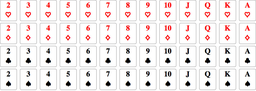
#> input picture Template Matching by Cross Coorelation/img/img.png, 256 x 91 px, shrunk from 938 x 333 before the run, found by its file name
$ python main.py
#> lines starting #> are read from the running program, lines starting #| are printed output that depends on the picture; after the words box and inside, x2 and y2 are one past the last pixel; in counts of white or black regions, pixels touching at a corner belong together
### [ASSIGNMENT#08] Binary Image and Morphology/thresholding.py
from unittest import result
import numpy as np
import sys
from tqdm import tqdm

def otsu(img):
    hist = img.flatten()
    thresholds = list(set(hist))
    intra_class_var = sys.maxsize
    threshold = 0
    for i in tqdm(range(1, len(thresholds)), desc='Finding good threshold'):
        class1 = hist[np.where(hist<thresholds[i])]
        class2 = hist[np.where(hist>=thresholds[i])]
        var1 = np.var(class1)
        var2 = np.var(class2)
        if intra_class_var > len(class1)*var1+len(class2)*var2:
            intra_class_var = len(class1)*var1+len(class2)*var2
            threshold = thresholds[i]
    binary_img = img.copy()
    binary_img[np.where(img>=threshold)] = 0
    binary_img[np.where(img<threshold)] = 255
    return binary_img

### [ASSIGNMENT#08] Binary Image and Morphology/morphology.py
import numpy as np
from tqdm import tqdm

def dilation(img, kernel, origin, iters=1):
    h, w = img.shape
    result = img.copy()
    for iter in range(iters):
        flag_img = np.zeros_like(img)
        for i in tqdm(range(h), desc=f'Dilatting {iter}-th...'):
            for j in range(w):
                x1 = i - origin[0]; y1 = j - origin[1]
                x2 = i + kernel.shape[0] - origin[0]; y2 = j + kernel.shape[1] - origin[1]
                k_x1 = 0; k_y1 = 0
                k_x2 = kernel.shape[0]; k_y2 = kernel.shape[1]

                if x1 < 0:
                    k_x1 -= x1
                    x1 = 0
                if y1 < 0:
                    k_y1 -= y1
                    y1 = 0
                if x2 > h:
                    k_x2 -= (x2 - h)
                    x2 = h
                if y2 > w:
                    k_y2 -= (y2 - w)
                    y2 = w
                flag_img[i, j] = np.sum(result[x1:x2, y1:y2] * kernel[k_x1:k_x2, k_y1:k_y2])
        result[np.where(flag_img>0)] = 255
    return result

def erosion(img, kernel, origin, iters=1):
    h, w = img.shape
    result = img.copy()
    checksum = np.sum(kernel)
    for iter in range(iters):
        flag_img = np.zeros_like(img)
        cur_result = np.zeros_like(img)

        for i in tqdm(range(h), desc=f'Erossing {iter}-th...'):
            for j in range(w):
                x1 = i - origin[0]; y1 = j - origin[1]
                x2 = i + kernel.shape[0] - origin[0]; y2 = j + kernel.shape[1] - origin[1]
                k_x1 = 0; k_y1 = 0
                k_x2 = kernel.shape[0]; k_y2 = kernel.shape[1]

                if x1 < 0:
                    k_x1 -= x1
                    x1 = 0
                if y1 < 0:
                    k_y1 -= y1
                    y1 = 0
                if x2 > h:
                    k_x2 -= (x2 - h)
                    x2 = h
                if y2 > w:
                    k_y2 -= (y2 - w)
                    y2 = w
                flag_img[i, j] = np.sum(result[x1:x2, y1:y2] & kernel[k_x1:k_x2, k_y1:k_y2])
        cur_result[np.where(flag_img==checksum)] = 255
        result = cur_result.copy()
    return result

# [7 lines left out: function closing, not called in this run]

def opening(img, kernel, origin, iters=1):
    result = img.copy()
    for iter in range(iters):
        print(f'Opening process {iter}-th...')
        result = erosion(result, kernel, origin)
        result = dilation(result, kernel, origin)
    return result

### [ASSIGNMENT#08] Binary Image and Morphology/component_analysis.py
import numpy as np
import queue
from tqdm import tqdm

def get_connected_components(img, threshold): # <200 => hong cau
    flag = np.zeros_like(img)
    components = []
    h, w = img.shape
    for row in tqdm(range(h), desc='Finding connected components'):
        for col in range(w):
            if flag[row, col] == 1:
                continue

            #  DFS
            if img[row, col] >= threshold:
                count = 0
                q = queue.Queue()
                q.put([row, col])
                flag[row, col] = 1
                while not q.empty():
                    p = q.get()
                    x = p[1]
                    y = p[0]
                    count += 1
                    for i in range(-1, 2):
                        for j in range(-1, 2):
                            cur_x = x + i
                            cur_y = y + j
                            if cur_x>=0 and cur_x<w and cur_y>=0 and cur_y<h and flag[cur_y, cur_x]==0 and img[cur_y, cur_x]>=threshold:
                                flag[cur_y, cur_x] = 1
                                q.put([cur_y, cur_x])
                components.append(count)
    return components

### [ASSIGNMENT#08] Binary Image and Morphology/main.py
import cv2
import numpy as np
import matplotlib.pyplot as plt
from component_analysis import get_connected_components
from thresholding import otsu
from morphology import dilation, erosion, opening, closing

# Read source image
img = cv2.imread('img/img.png', 0)
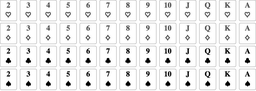
#> img: shape (91, 256); min 0, max 255, mean 234.8

# Apply Otsu's method
after_otsu = otsu(img)
#> in otsu, `thresholds = list(set(hist))`: thresholds = 256 values from 0 to 255
#> the loop in otsu, `for i in tqdm(range(1, len(thresholds)), desc='Finding good threshold'):` made 255 passes
#> (var1, var2, intra_class_var) on passes 1 to 12: (0, 1634.4, 37850165.2), (0.0688, 1608.8, 37241480), (0.14, 1601.9, 37076791.5), (0.531, 1583.7, 36641190.4), (1.28, 1561, 36100977.7), (2.78, 1524.9, 35243181.9), (4.99, 1475.6, 34072058.4), (6.23, 1451.1, 33490796.9), (8.44, 1413.5, 32599323.9), (9.8, 1393.7, 32131027.1), (10.74, 1382.8, 31873038.8), (11.45, 1376.4, 31719594.8)
#> after the loop in otsu, `for i in tqdm(range(1, len(thresholds)), desc='Finding good threshold'):`: intra_class_var = 9033576.1; threshold = 168
#> in otsu, `binary_img[np.where(img>=threshold)] = 0`:
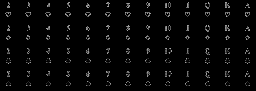
#> binary_img: shape (91, 256); min 0, max 167, mean 6.2
#> in otsu, `binary_img[np.where(img<threshold)] = 255`:
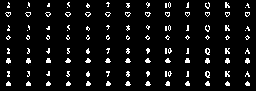
#> binary_img: shape (91, 256); 6.9% white in thin lines or dots, all inside (x1, y1, x2, y2) = (5, 2, 250, 86)

# Creat Structure Element for Morphology
kernel = np.array(
    [[0, 0, 1, 0, 0],
     [0, 1, 1, 1, 0],
     [1, 1, 1, 1, 1],
     [0, 1, 1, 1, 0],
     [0, 0, 1, 0, 0]]
).astype(np.uint8)
origin = (2, 2)

# Image Processing
result = opening(after_otsu, kernel, origin, 5)
#> the loop in opening, `for iter in range(iters):` made 5 passes
#> pass 1, in opening, `result = erosion(result, kernel, origin)`:
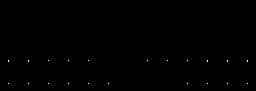
#> result: shape (91, 256); 0.11% white in thin lines or dots, all inside (x1, y1, x2, y2) = (8, 60, 248, 84)
#> pass 1, in opening, `result = dilation(result, kernel, origin)`:
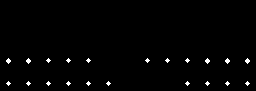
#> result: shape (91, 256); 1.3% white in thin lines or dots, all inside (x1, y1, x2, y2) = (6, 58, 250, 86)
cv2.imwrite('result/after process.png', result)

# Problems
bloods = get_connected_components(result, 255)
#> bloods = [18, 18, 13, 13, 13, 13, 13, 13, 18, 18, 18, 13, 13, 13, 13, 13, 13, 13, 13, 13, 13]
blood_num = len(bloods)
#> blood_num = 21
blood_area = round(np.mean(np.array(bloods)), 2)
#> blood_area = 14.19

plt.subplot(5, 3, 2), plt.imshow(img, cmap='gray'), plt.title("Source image")
plt.subplot(5, 3, 7), plt.imshow(after_otsu, cmap='gray'), plt.title("After Otsu's method")
plt.subplot(5, 3, 8), plt.imshow(kernel*255, cmap='gray'), plt.title(f"Structure Element \n Origin={origin}")
plt.subplot(5, 3, 9), plt.imshow(result, cmap='gray'), plt.title(f"After 5-th Opening")
plt.subplot(5, 3, 14), plt.imshow(result, cmap='gray'), plt.title(f"Number of cell={blood_num} \n Average cell area={blood_area}")
plt.savefig('result/result.png')
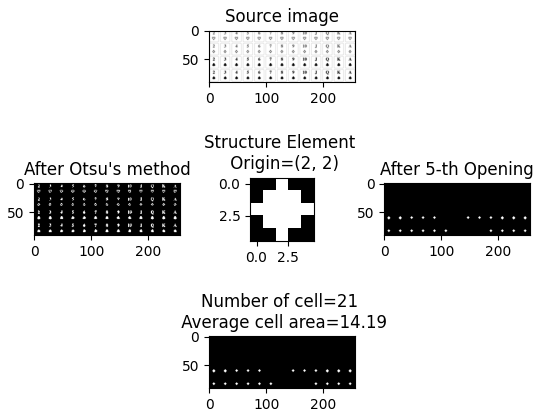
#> figure drawn by matplotlib, 5 panels
